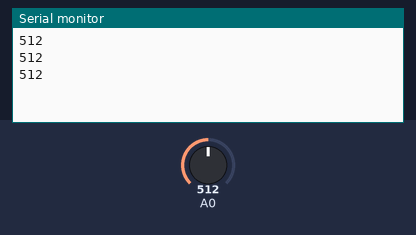
Bench run of a sketch on a simulated Arduino Uno, built with avr-gcc and run on an emulated ATmega328P. On the bench: the last lines printed to the serial monitor. The test bench sets the inputs (shaded band); at power-on: A0 = 512.

Above: at 1.3 s.
1.4 s: A0 set to 716
At 1.9 s:
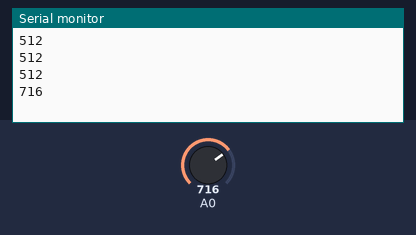
2.9 s: A0 set to 900
At 3.4 s:
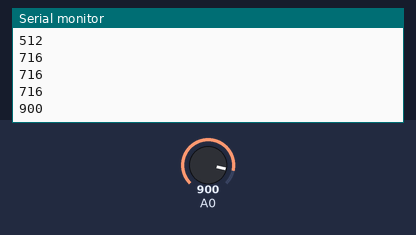
Timing chart, 0 to 5.9 s (numbered marks = the images above; inputs shaded):
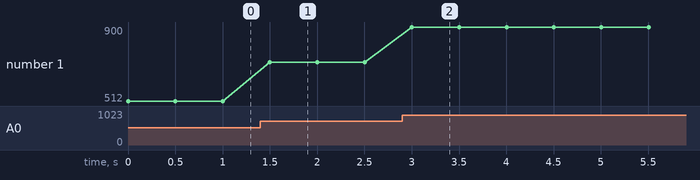

The sketch:

photoresistor_calibration.ino
```cpp
void setup() {
  // put your setup code here, to run once:
  Serial.begin(9600);
  pinMode(A0, INPUT);
}

void loop() {
  // put your main code here, to run repeatedly:
  int actual_reading = analogRead(A0);
  Serial.println(actual_reading);
  delay(500);
}
```

Measured:
- after the input at 1.4 s, the serial monitor: prints a new line after 0.10 s (image 1)
- after the input at 2.9 s, the serial monitor: prints a new line after 0.10 s (image 2)
- plotted number 1: 512 → 716 after the input at 1.4 s, 716 → 900 after the input at 2.9 s
